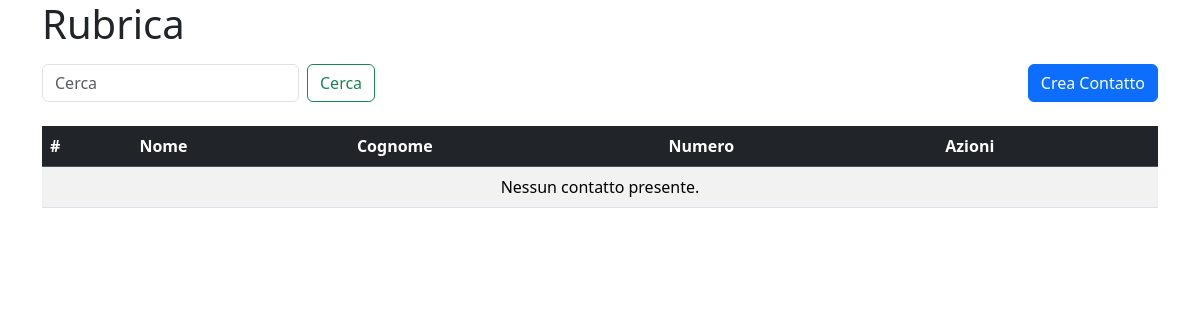
Before: / with the older database file.
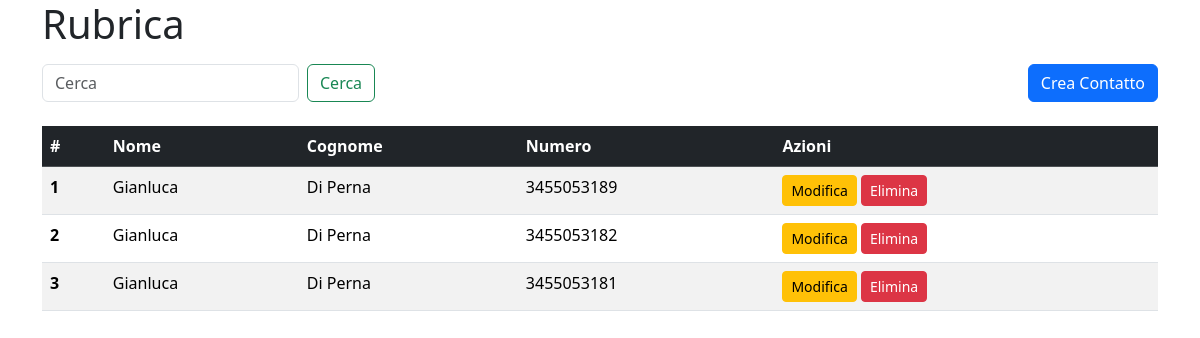
After: the same page with the newer database file.
### myapp/models.py (models this page shows, shortened)
class Contatto(models.Model):
    nome = models.CharField(max_length=50, blank=False, null=False)
    cognome = models.CharField(max_length=50, blank=False, null=False)
    telefono = models.CharField(max_length=10, unique=True, blank=False, null=False)
    class Meta:
        constraints = [
            models.UniqueConstraint(fields=['nome', 'cognome', 'telefono'], name='unique_contatto')
        ]

### myapp/views.py (the view, shortened to what this page needs)
# urls.py: 2. Add a URL to urlpatterns:  path('', views.home, name='home')
def home(request):
    form = ContattoForm()
    form_edit = None
    contatto_da_modificare = None
    query = request.GET.get('q')
    if query:
        contatti = Contatto.objects.filter(
            Q(nome__icontains=query) |
            Q(cognome__icontains=query) |
            Q(telefono__icontains=query)
        )
    else:
        contatti = Contatto.objects.all()
    return render(request, 'home.html', {
        'form': form,
        'form_edit': form_edit,
        'contatto_da_modificare': contatto_da_modificare,
        'contatti': contatti,
        'query': query,
    })

### myapp/forms.py (shortened to what this page needs)
class ContattoForm(forms.ModelForm):
    telefono = forms.CharField(
        min_length=10,
        error_messages={
            'min_length': 'Il numero deve essere lungo esattamente 10 cifre.',
        },
        widget=forms.TextInput(attrs={'class': 'form-control'})
    )
    class Meta:
        model = Contatto
        fields = ['nome', 'cognome', 'telefono']
        widgets = {
            'nome': forms.TextInput(attrs={'class': 'form-control'}),
            'cognome': forms.TextInput(attrs={'class': 'form-control'}),
        }

### myapp/templates/home.html (shortened to what this page needs)
{% extends 'base.html' %}
{% block content %}
<div class="container">
    <div class="mb-4">
        <h1 class="mb-3">Rubrica</h1>
        <div class="text-end mb-3">
            <div class="d-flex justify-content-between">
                <form method="GET" class="d-flex me-2" role="search">
                    <input
                        class="form-control me-2"
                        type="search"
                        name="q"
                        placeholder="Cerca"
                        aria-label="Cerca"
                        value="{{ query|default:'' }}"
                    >
                    <button class="btn btn-outline-success" type="submit">Cerca</button>
                </form>
                <button type="button" class="btn btn-primary" data-bs-toggle="modal" data-bs-target="#modaleContatto">
                     Crea Contatto
                </button>
            </div>
        </div>
    </div>
    <div class="table-responsive">
        <table class="table table-striped">
            <thead class="table-dark">
                <tr>
                    <th>#</th>
                    <th>Nome</th>
                    <th>Cognome</th>
                    <th>Numero</th>
                    <th>Azioni</th>
                </tr>
            </thead>
            <tbody>
                {% for contatto in contatti %}
                <tr>
                    <th scope="row">{{ forloop.counter }}</th>
                    <td>{{ contatto.nome }}</td>
                    <td>{{ contatto.cognome }}</td>
                    <td>{{ contatto.telefono }}</td>
                    <td>
                        <button class="btn btn-warning btn-sm" data-bs-toggle="modal" data-bs-target="#modaleModifica{{ contatto.id }}">Modifica</button>
                        <button class="btn btn-danger btn-sm" data-bs-toggle="modal" data-bs-target="#modaleElimina{{ contatto.id }}">Elimina</button>
                    </td>
                </tr>
                {% empty %}
                <tr>
                    <td colspan="5" class="text-center">Nessun contatto presente.</td>
                </tr>
                {% endfor %}
            </tbody>
        </table>
    </div>
</div>
{% endblock %}

### myapp/templates/base.html (shortened to what this page needs)
<!DOCTYPE html>
<html>
<head>
    <link href="https://cdn.jsdelivr.net/npm/bootstrap@5.3.6/dist/css/bootstrap.min.css" rel="stylesheet">
</head>
<body>
    <main>
        {% block content %}{% endblock %}
    </main>
</body>
</html>

Changed rows visible on the page:
added Contatto: nome "Gianluca", cognome "Di Perna", telefono "3455053189"
added Contatto: nome "Gianluca", cognome "Di Perna", telefono "3455053182"
added Contatto: nome "Gianluca", cognome "Di Perna", telefono "3455053181"
Other visible differences:
text no longer shown: "Nessun contatto presente."
